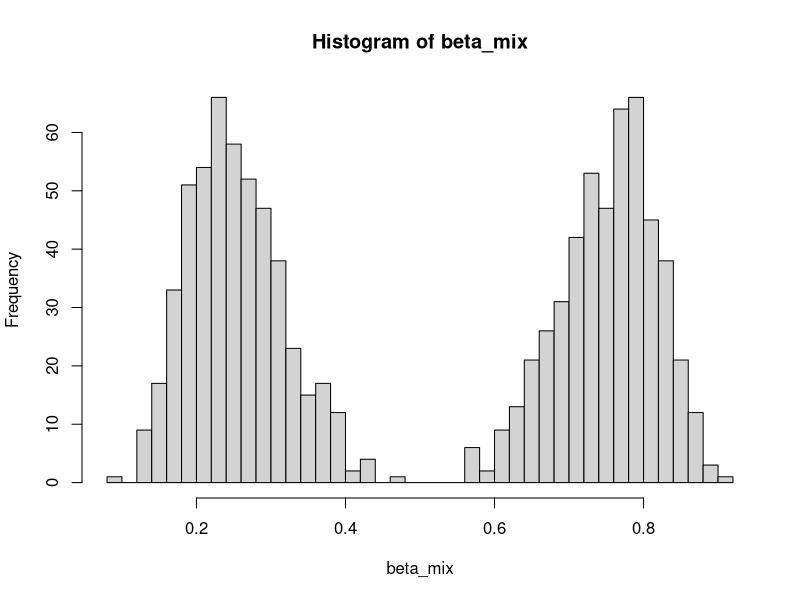

Source code (R):
## ---- chunk 1
knitr::opts_chunk$set(echo = TRUE)
## ---- chunk 2

# generate the uniform probabilities
p_unif <- sort(runif(1000, min = 0, max = 1))

# budget is allowed budget, method is the type of shifting
# allowed method types: 
  # shifting as many people to 1 as much as the budget allows
  # shifting everyone an equal amount
  # shifting a section of people in the middle to a certain threshold...?
shift_probs <- function(probs, budget, method) {
  
  if (method == "max") {
    
    i = length(probs);
    while (budget >= (1 - probs[i])^2) {
      budget = budget - (1 - probs[i])^2
      probs[i] = 1
      i = i - 1
    }
    
  } else if (method == "uniform") {
    n <- length(probs)
    add_prob <- sqrt(budget / n)
    
    probs = pmin(probs + add_prob, 1)
  }
  
  return(probs)
}

## ---- chunk 3

beta_mix <- c(rbeta(500, 10, 30), 1 - rbeta(500, 10, 30))
hist(beta_mix, breaks = 50)

# cost function: x(y - x)^2, x|y - x|, ((x - 0.5)(y - x))^2, |x - 0.5|(y - x)^2

shift_probs <- function(probs, budget, method) {
  
  probs <- sort(probs)
  
  i = length(probs)
  while (budget > 0) {
    budget = budget - ((probs[i])(1 - probs[i]))^2
    probs[i] = 1
    i = i - 1
  }
  
  return(probs)
}

